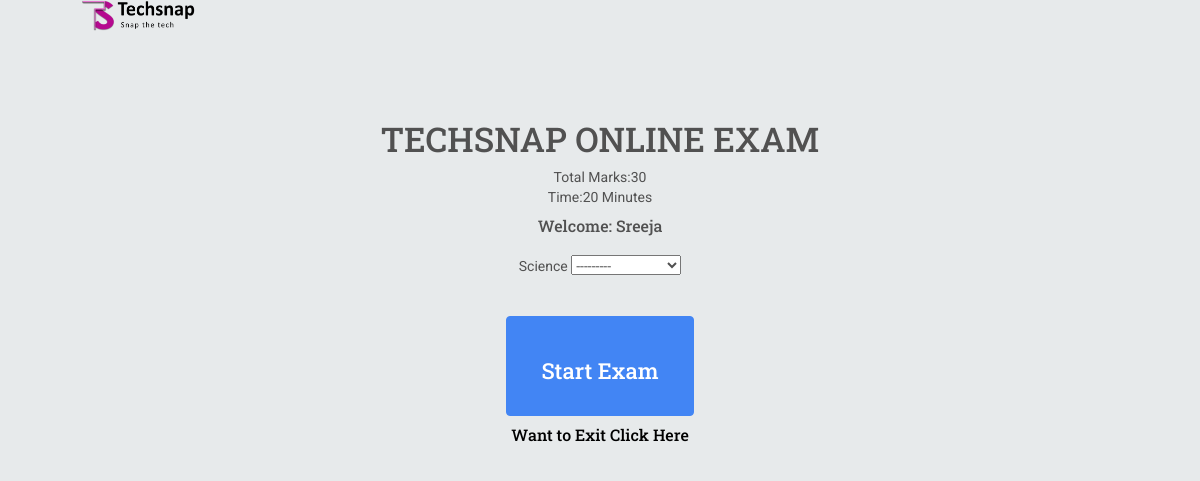
Page /student/home/ (signed in) on the committed database.
### accounts/models.py (models this page shows, shortened)
class User(AbstractBaseUser):
	email= models.CharField(verbose_name='email', max_length=150,unique=True)
	name=models.CharField(max_length=150,null=True)
	username=models.CharField(max_length=20,verbose_name='username',unique=True)
	subject=models.ForeignKey(Subject,on_delete=models.CASCADE,null=True,blank=True)
	date_joind=models.DateTimeField(verbose_name='date joind', auto_now_add=True)
	is_active = models.BooleanField(default=True)
	is_admin = models.BooleanField(default=False)
	is_staff=models.BooleanField(default=False)
	USERNAME_FIELD = 'username'
	REQUIRED_FIELDS = ['name','email']
	objects = UserManager()

### admin_dash/models.py (models this page shows)
class Subject(models.Model):
    subject=models.CharField(max_length=150,unique=True)
    def __str__(self):
        return self.subject

class TestName(models.Model):
    testname=models.CharField(max_length=150)
    def __str__(self):
        return self.testname

### accounts/views.py (the view, shortened to what this page needs)
# urls.py: path('home/', views.student_home, name='student_home'),
@login_required
def student_home(request):
    form=ExamChoiceFrm()
    msg=""
    context={
        'form':form,
        'msg':msg,
    }
    return render(request,'student_home.html',context)

### accounts/forms.py
class ExamChoiceFrm(forms.ModelForm):
    class Meta:
        model=Questions
        fields=[
            'testname',
        ]

### accounts/templates/student_home.html (shortened to what this page needs)
{% extends 'base.html' %}
{% load static %}
{% block 'body' %}
       <div class="row">
           <div class="col-lg-3">
            <img class="text-center" style="width:40%;height:40%;"  src="{% static 'logo-black.png' %}">
           </div>
           <div class="col-lg-6">
            <div class="row " style="margin-top: 100px;">
                <div class="col-3">
                    <h1>TECHSNAP ONLINE EXAM</h1>
                </div>
                <div class="col-3">
                    <div class="row">
                        <div class="col-6">Total Marks:30</div>
                        <div class="col-6">Time:20 Minutes</div>
                    </div>
                </div>
                <div class="col-3">
                    <h4>Welcome: {{request.user.name}}</h4>
                </div>
                <div class=row>
                    <form id="registration" class="form-inline" method="POST" action="" >{% csrf_token %}
                <div class="col-6">
                    {{request.user.subject}}
                    {{form.testname}}
                </div><br><br>
                <div class="col-6">
                    <button class="btn btn-primary" style="width: 30%; height: 100px; line-height: 100px;" type='submit'><h3>Start Exam</h3></button>
                </div>
            </form>
                </div>
                <div class="col-3">
                    <h4><a href="{% url 'logout' %}" style="color: black;" >Want to Exit Click Here</a></h4>
                </div>
            </div>
           </div>
       </div>
{% endblock %}

### rows in the picture
User: user.name "Sreeja", user.subject "Science"
TestName: testname "---------"
